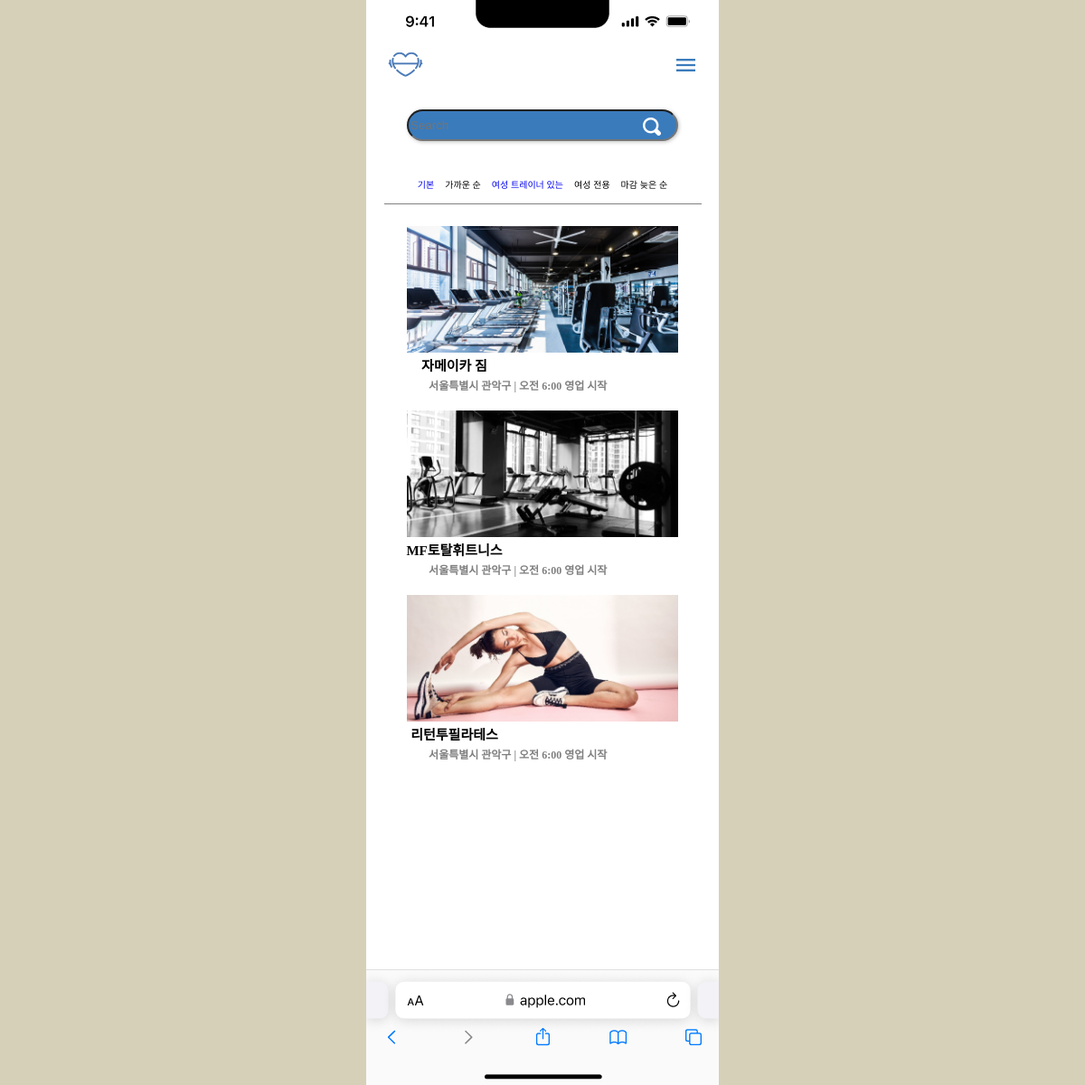
The app's page /health/gym/ with its own data.
### health/models.py (models this page shows, shortened)
class gymPlace(models.Model):
    placeName = models.CharField(verbose_name="이름", max_length=128)
    created_at = models.DateTimeField(verbose_name="등록일", auto_now_add=True)
    photo = models.ImageField(verbose_name="이미지", blank=True, null=True, upload_to='blog_photo')
    likes = models.ManyToManyField(User, related_name='liked_gyms', blank=True)

### health/views.py (the view)
# urls.py: path('gym/', views.gym , name='gym'),
def gym(request):
    places = gymPlace.objects.all()
    return render(request, 'gym.html', {'places': places})

### health/templates/gym.html (shortened to what this page needs)
{% extends 'base.html' %}
{% load static %}
{% block head %}
<link rel="stylesheet" href="/static/css/gymsearch.css">
{% endblock %}
{% block content %}
<div class="container">
    <div class="statusBar"><img src="/static/img/Status Bar (iPhone).png"></div>
    <div class="fst">
        <a href="{% url 'health:main' %}"><img src="/static/img/logo3.png" alt="로고" class="logo"></a></a>
        <a><img src="/static/img/ic_menu.png" alt="목록" class="list_icon"></a>
    </div>
    <div class="sec">
        <form class="search" action="{% url 'search_app:searchResult' %}" method="get">
            <input type="search" class="searchbar" placeholder="Search" autocomplete="off" aria-label="Search" name="q">
            <button type="submit" style="position: absolute; top: 50%; left: 50%; transform: translate(-50%, -50%); width: 20px; height: 20px; border: none; background: none;">
                <img src="/static/img/search.png" alt="돋보기" style="width: 20px; height: 20px;">
            </button>
        </form>
    </div>
    <div class="workoutbtn-container">
        <button class="w1"style=" border: none;
            background-color: transparent;
            outline: none;
            font-size: 10px;"><a href="{% url 'health:gym' %}">기본</a></button>
        <button class="w2"style=" border: none;
            background-color: transparent;
            outline: none;
            font-size: 10px;">가까운 순</button>
        <button class="w3"style=" border: none;
            background-color: transparent;
            outline: none;
            font-size: 10px;"><a href="{% url 'health:gym_reverse' %}">여성 트레이너 있는</a></button>
        <button class="w4"style=" border: none;
            background-color: transparent;
            outline: none;
            font-size: 10px;">여성 전용</button>
        <button class="w4"style=" border: none;
            background-color: transparent;
            outline: none;
            font-size: 10px;">마감 늦은 순</button>
    </div>
    <div class="fourth">
        <img src="/static/img/blackline.png" style="width: 90%;height:auto;" alt="선">
    </div>
    <div>
        {% for place in places %}
        <div class="fifth"><img src = "{{ place.photo.url }}" alt="" height="300">
            <a href="{% url 'health:jamaGym'%}"><h3>{{ place.placeName }}</h3></a>
            <h2>서울특별시 관악구 | 오전  6:00 영업 시작</h2>
        </div>
        {% endfor %}
    </div>
    <div class="FooterBar">
        <img src="/static/img/Safari Tool bar.png">
    </div>
</div>
{% endblock %}

### static/css/gymsearch.css (style rules this page uses)
body { background-color: rgb(215, 208, 184); height: 100%; margin: 0; }
.container { display: flex; width: 390px; height: 1100px; margin: 0 auto; background-color: #FFFFFF; flex-direction: column; }
.statusBar,.FooterBar { position: absolute; top: 0; left: 0; right: 0; display: flex; justify-content: space-between; align-items: center; padding: 13.4615px 25px 11.5385px 25.9615px; gap: 197.12px; isolation: isolate; width: 375px; height: 45.19px; margin: 0 auto; margin-top: -13px; z-index: 1; }
.FooterBar { right: 16px; margin-top: 1100px; }
a { text-decoration: none; }
.fst { display: flex; justify-content: flex-start; align-items: center; width: 100%; margin-top: 50px; margin-left: 24px; }
.logo { margin-right: 20px; font-family: 'Pretendard'; font-style: normal; font-weight: 600; font-size: 18px; color: #3A7BBC; }
.list_icon { margin-left: 250px; }
.sec { margin-top: 6%; text-align: center; justify-content: center; align-items: center; margin-left: auto; margin-right: auto; position: relative; }
.sec img { margin-left: 115px; }
.searchbar { display: flex; justify-content: center; align-items: center; margin-top: 0%; margin-left: auto; margin-right: auto; width: 300px; height: 35px; background: #3A7BBC; box-shadow: 1px 1px 4px rgba(0, 0, 0, 0.25); border-radius: 100px; }
.workoutbtn-container { display: flex; margin-top: 10%; text-align: center; justify-content: center; color: black; flex-direction: row; }
.fourth { text-align: center; justify-content: center; }
.fifth { position: relative; margin-top: 5%; text-align: center; justify-content: center; }
.fifth img { width: 300px; height: auto; margin-bottom:40px; }
.fifth h3 { position: absolute; top: 75%; left: 25%; transform: translate(-50%, -50%); z-index: 1; font-size: 15px; color: black; }
.fifth h2 { position: absolute; top: 90%; left: 43%; transform: translate(-50%, -50%); z-index: 1; font-size: 12px; color: gray; }

### records on screen
gymPlace: photo (picture), placeName "자메이카 짐"
gymPlace: photo (picture), placeName "MF토탈휘트니스"
gymPlace: photo (picture), placeName "리턴투필라테스"
